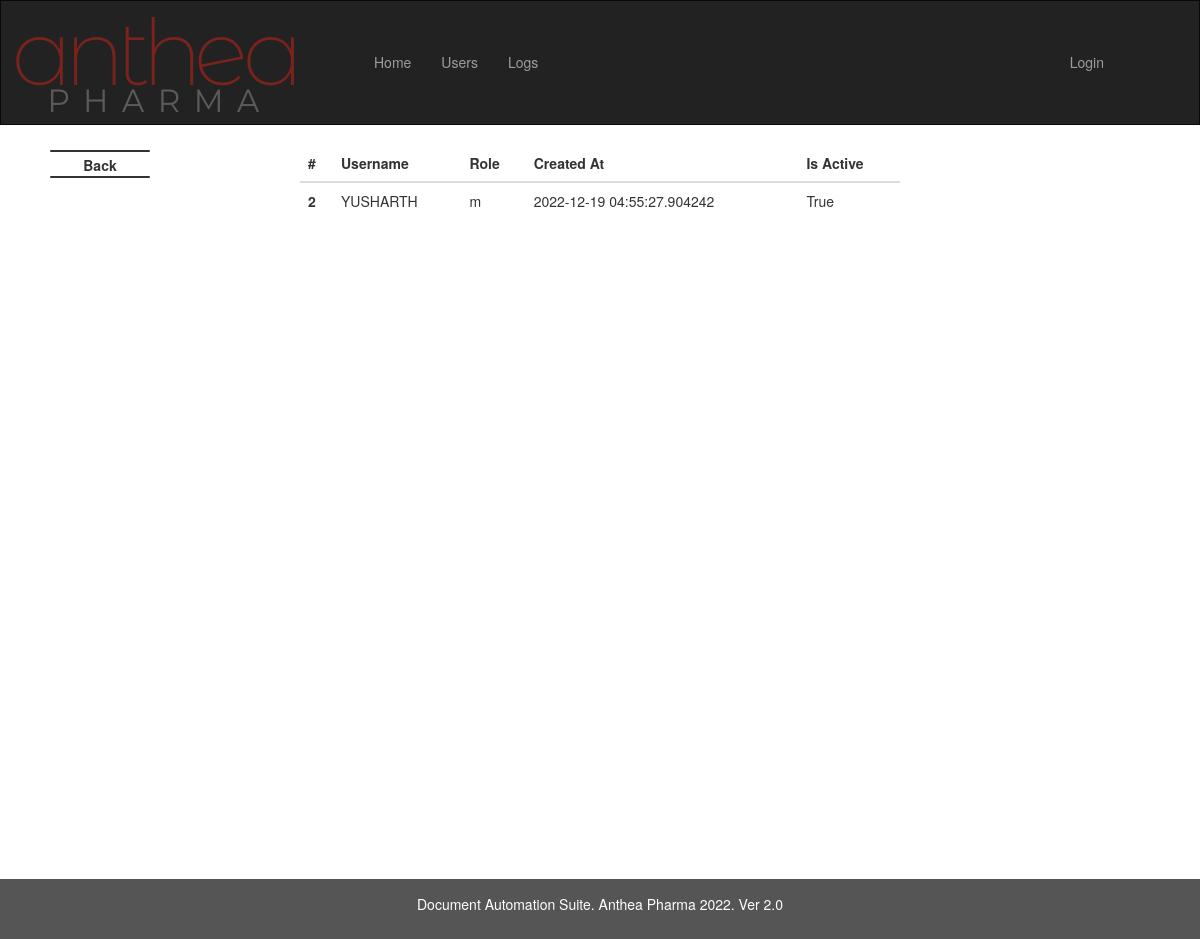
Page /data/2 on the committed database.
### imp_calc/models.py (models this page shows, shortened)
class User(db.Model, UserMixin):
    id = db.Column(db.Integer(),primary_key = True)
    is_activate = db.Column(db.Boolean, default=True)
    username = db.Column(db.String(length=12),nullable = False, unique = True)
    role = db.Column(db.String(length=1),nullable=False)
    password_hash = db.Column(db.String(length=60),nullable = False)
    created_at = db.Column(db.DateTime, nullable = False, default= datetime.utcnow)
    logs = relationship("Logs", backref="UserLogs")
    @property
    def is_active(self):
        return self.is_activate
    @property
    def password(self):
        return self.password

### imp_calc/routes.py (the view)
@app.route('/data/<int:user_id>')
def RetrieveSingleEmployee(user_id):
    user = User.query.filter_by(id=user_id).first()
    if user:
        return render_template('data.html', user = user)
    return f"User with id ={id} Doenst exist"

### imp_calc/templates/data.html
{% extends 'admin.html' %}
{% block main %}
<table class="table">
  <thead>
    <tr>
      <th scope="col">#</th>
      <th scope="col">Username</th>
      <th scope="col">Role</th>
      <th scope="col">Created At</th>
      <th scope="col">Is Active</th>
	</tr>
  </thead>
  <tbody>
    <tr>
      <th scope="row">{{user.id}}</th>
      <td>{{user.username}}</td>
      <td>{{user.role}}</td>
      <td>{{user.created_at}}</td>
      <td>{{user.is_active}}</td>
    </tr>
  </tbody>
</table>
<br>
<br>
<br>
<br>
<br>
<br>
<br>
<br>
<br>
<br>
<br>
<br>
<br>
<br>
<br>
<br>
<br>
<br>
<br>
<br>
<br>
<br>
<br>
<br>
<br>
<br>
<br>
<br>
<br>
<br>
<br>
<br>
{% endblock %}

### imp_calc/templates/base.html (style rules this page uses)
.table { display: table; margin: auto; width: 50%; margin-top: 20px; margin-bottom: 20px; }

### rows in the picture
User: id "2", username "YUSHARTH", role "m", created_at "2022-12-19 04:55:27.904242", is_active "True"
